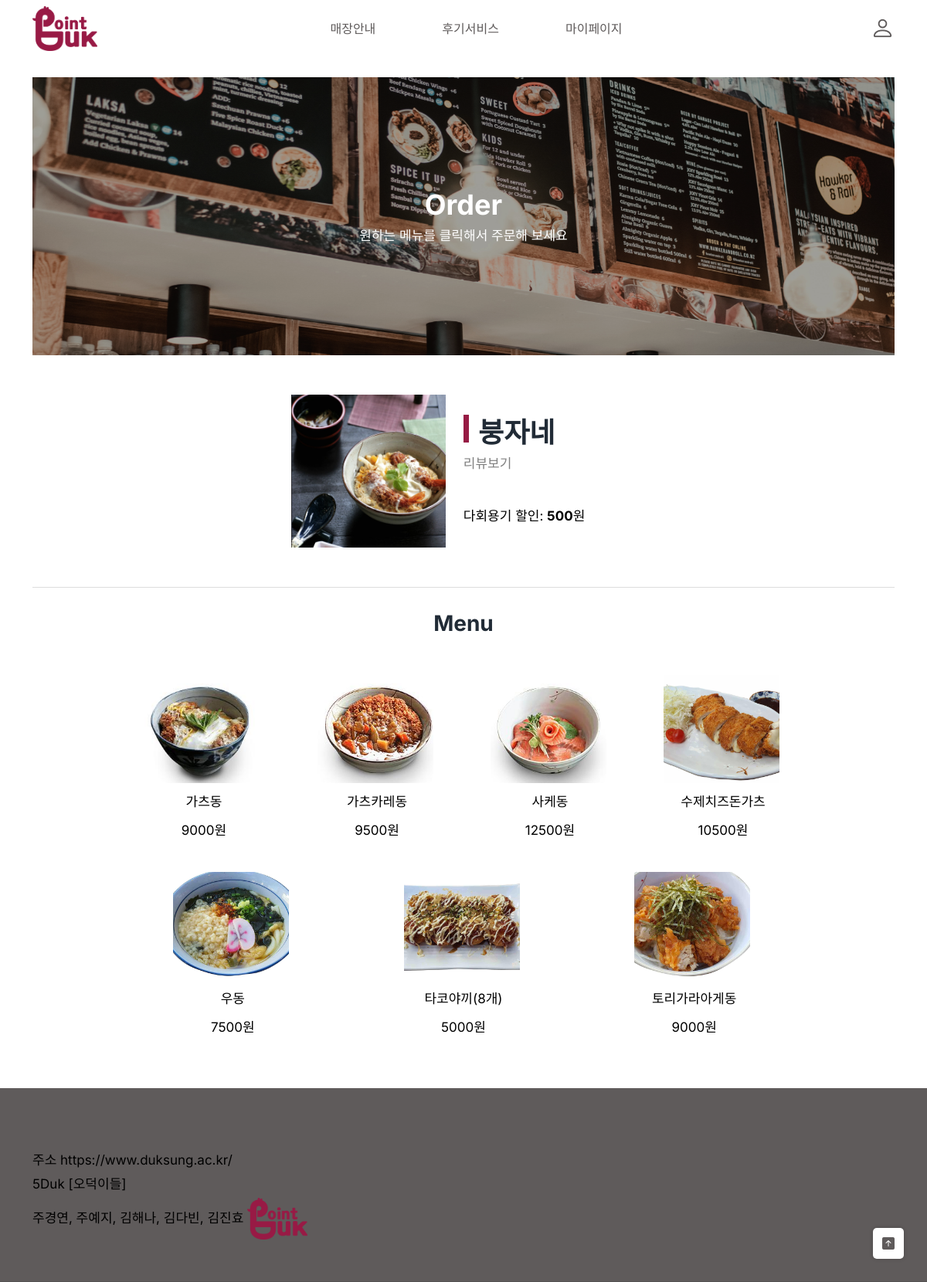
Page /store_menu/4/ on the earlier database version.
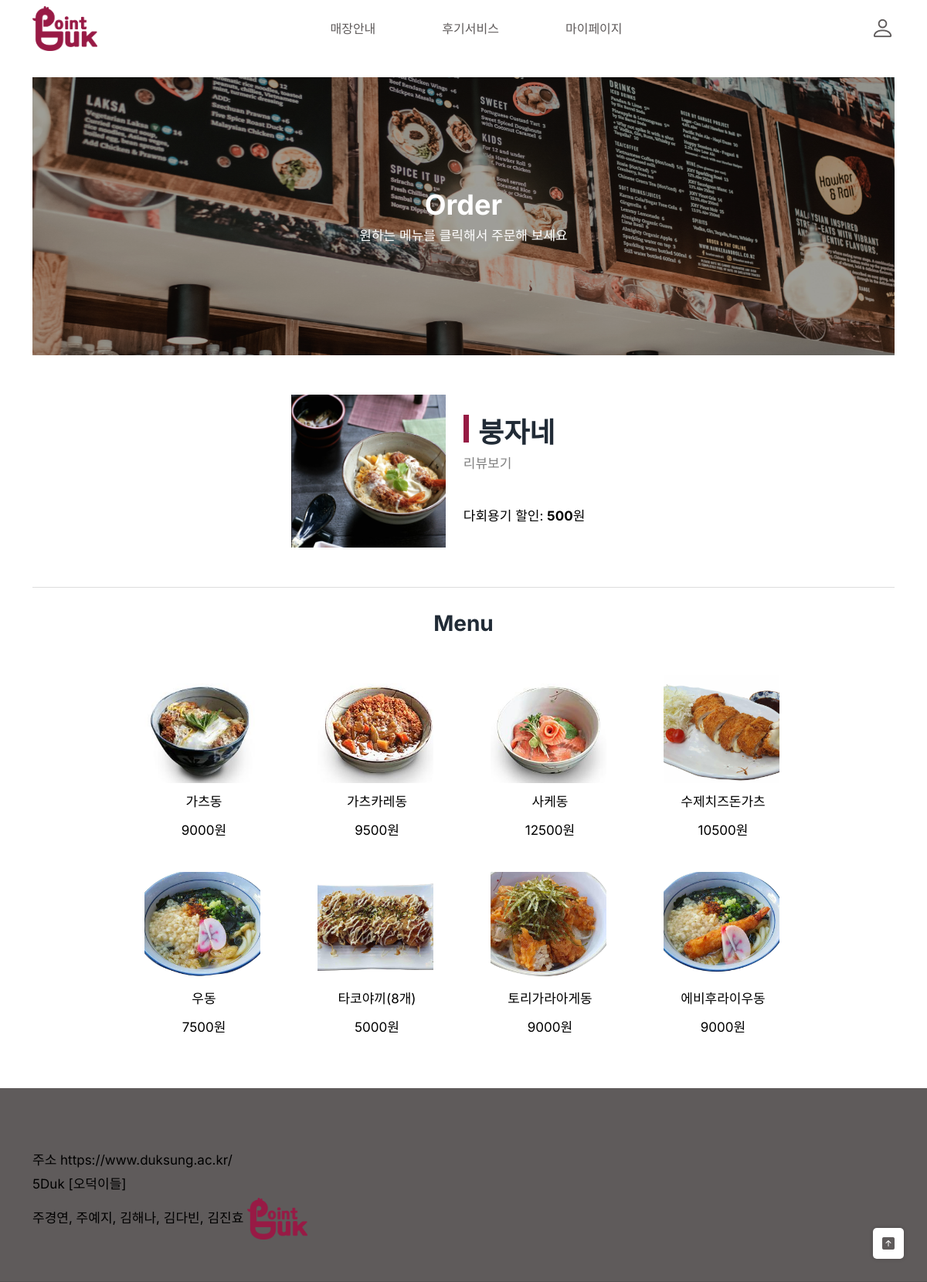
Same page on the later database version.
### dp/models.py (models this page shows, shortened)
class Menu(models.Model):  # 가게의 메뉴 정보
    store = models.ForeignKey('Store', on_delete=models.CASCADE)  # 가게가 삭제되면 메뉴들도 함께 삭제
    name = models.CharField(max_length=200)  # 메뉴 이름
    image = models.ImageField(upload_to='dp/menu_images/%Y/%m/%d', blank=True, null=True)  # 메뉴 이미지, pip install pillow 필수
    price = models.PositiveIntegerField(default=0)  # 메뉴 가격

### dp/views.py (the view)
# urls.py: path('store_menu/<int:pk>/', views.StoreMenu.as_view(), name='store_menu'),
class StoreMenu(View):
    def get(self, request, pk):
        store = get_object_or_404(Store, pk=pk)
        menus = store.menu_set.all()
        context = {
            'store': store,
            'menus': menus,
        }
        return render(
            request,
            'dp/store_menu.html',
            context
        )

### dp/templates/dp/store_menu.html (shortened to what this page needs)
{% extends 'dp/base.html' %}
{% load static %}
{% block main-area %}
<body>
    <div class="hero">
        <div class="hero-text" style="text-align:center">
        <h2 style="color: #FFFFFF;">Order</h2>
            <p style="color: #FFFFFF;">원하는 메뉴를 클릭해서 주문해 보세요</p>
        </div>
    </div>
    <div class="store-info">
        {% if store %}
            <img class="store-img" src="{{ store.image.url }}" alt="{{ menu.name }} Image" width="200" height="200">
            <div class="store-details">
                <h2 class="store-name">
                    <span class="highlight-rectangle"></span>
                    {{ store.name }}
                </h2>
                <p class="store-review"> 리뷰보기</p>
                <br>
                {% if store.is_cafe %}
                <p class="store-discount">텀블러 할인: <b>{{ store.discount }}</b>원</p>
                {% else %}
                <p class="store-discount">다회용기 할인: <b>{{ store.discount }}</b>원</p>
                {% endif%}
            </div>
        {% else %}
            <p> store 모델을 가져오지 못하였습니다 </p>
        {% endif %}
    </div>
    <div class="separator"></div>
    <div class="menus">
        {% if menus %}
        <h3>Menu</h3>
        <br>
            <ul class="menu-list">
                {% for menu in menus %}
                <li class="menu-item" onmouseover="highlightMenuItem(this)" onmouseout="unhighlightMenuItem(this)">
                    <img src="{{ menu.image.url }}" alt="{{ menu.name }} Image" width=150 height="150">
                        <p>{{ menu.name }}</p>
                        <p>{{ menu.price }}원</p>
                </li>
                {% endfor %}
            </ul>
        {% else %}
        <p> menu 모델을 가져오지 못하였습니다 </p>
        {% endif %}
    </div>
</body>
{% endblock %}

Differences in the rows shown:
added Menu: image (picture), name "에비후라이우동", price "9000"
